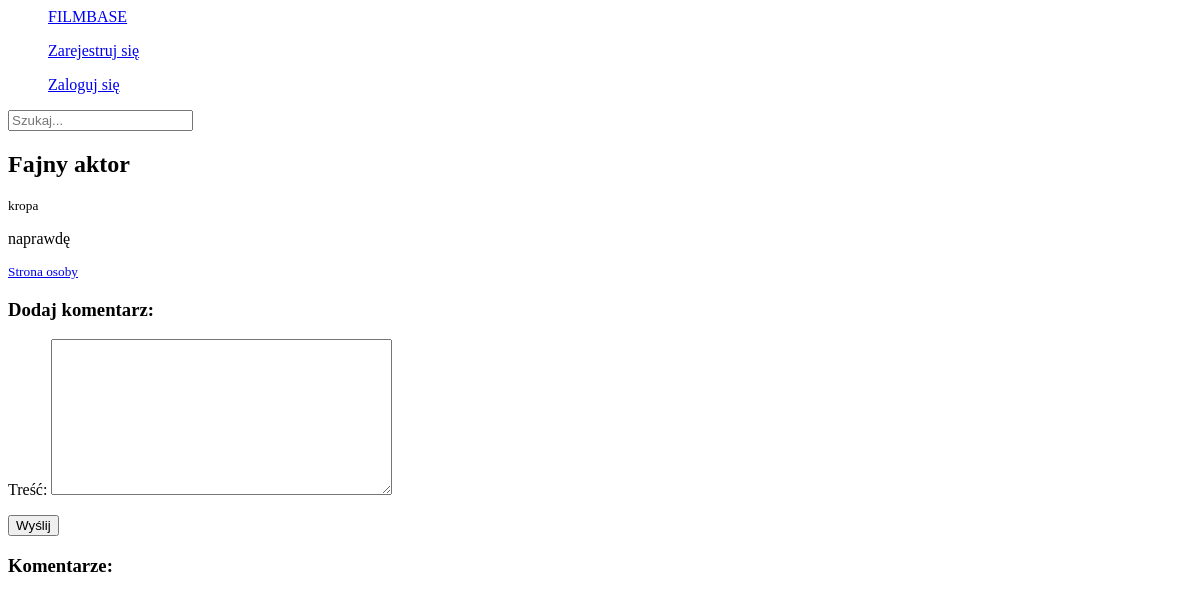
/discussion/colin-farrell/fajny-aktor/, run on an earlier commit of the app's database.
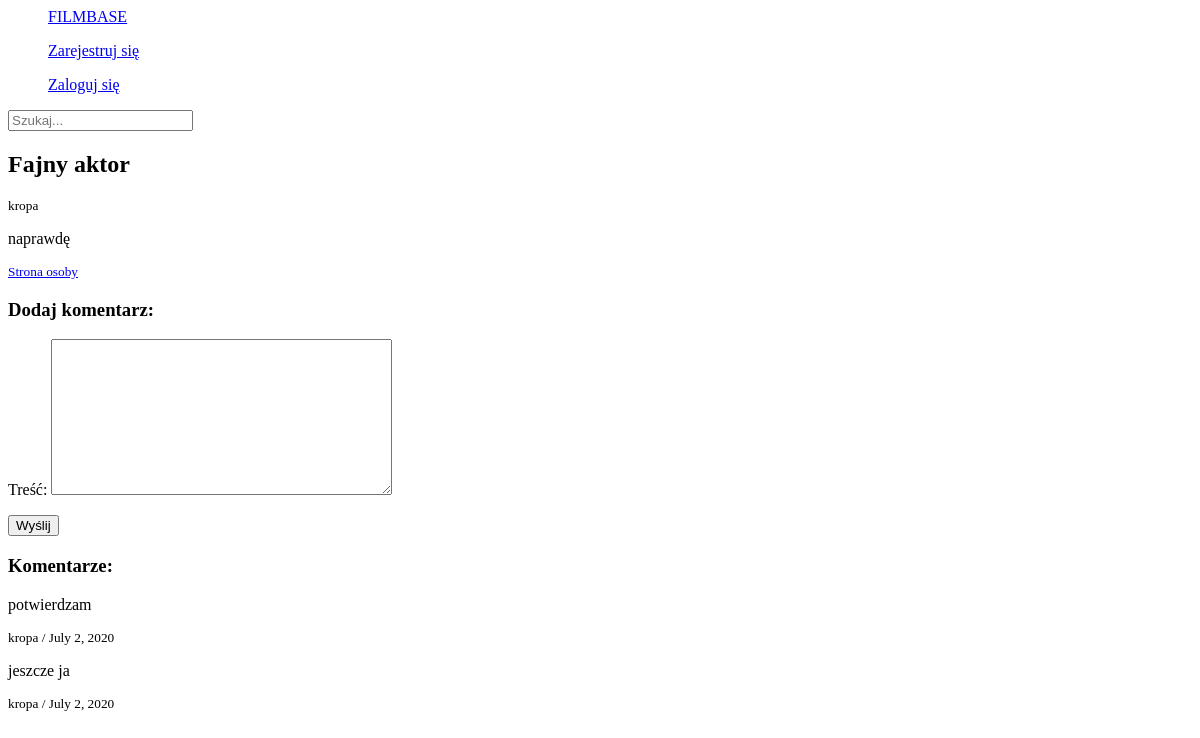
And on a later commit of the database.
### comments/models.py (models this page shows)
class Comment(models.Model):
    author = models.ForeignKey(User, on_delete=models.CASCADE)
    content = models.TextField(blank=False, null=False, max_length=500, verbose_name='Treść')
    date_of_create = models.DateField(auto_now=True, blank=False, null=False)
    post = models.ForeignKey(Post, on_delete=models.CASCADE, null=True)
    topic = models.ForeignKey(Topic, on_delete=models.CASCADE, null=True)

### comments/views.py (the view, shortened to what this page needs)
# urls.py: path('<slug:slug>/<slug:topic_slug>/', TopicDetailView.as_view(), name='detail_topic'),
class TopicDetailView(FormMixin, DetailView):
    model = Topic
    context_object_name = 'topic'
    template_name = 'comments/detail_topic.html'
    form_class = CommentForm
    def get_object(self):
        topic = Topic.objects.filter(
            Q(movie__slug=self.kwargs['slug'])|
            Q(person__slug=self.kwargs['slug'])
        ).filter(slug=self.kwargs['topic_slug']).first()
        return topic
    def get_context_data(self, **kwargs):
        context = super(TopicDetailView, self).get_context_data(**kwargs)
        context['form'] = CommentForm(initial={'topic':self.object})
        return context

### comments/forms.py
class CommentForm(forms.ModelForm):
    class Meta:
        model = Comment
        fields = ('content',)

### comments/templates/comments/detail_topic.html (shortened to what this page needs)
{% extends 'users/base.html' %}
{% block content %}
    <h2>{{ topic.title }}</h2>
    <small>{{ topic.author }}</small>
    <p>{{ topic.content }}</p>
    {% if topic.movie %}
        <small><a href="{% url 'detail_movie' slug=topic.movie.slug %}">Strona filmu</a></small>
    {% elif topic.person %}
        <small><a href="{% url 'detail_person' slug=topic.person.slug %}">Strona osoby</a></small>
    {% endif %}
    <h3>Dodaj komentarz:</h3>
    <form action="" method="POST">
        {{ form.as_p }}
        <button type="submit">Wyślij</button>
    </form>
    <h3>Komentarze:</h3>
    {% for comment in topic.comment_set.all %}
        <p>{{ comment.content }}</p>
        <small>{{ comment.author }} / {{ comment.date_of_create }}</small>
    {% endfor %}
{% endblock %}

What changed in the data, as far as the page shows it:
added Comment: content "potwierdzam", author "kropa", date_of_create "July 2, 2020"
added Comment: content "jeszcze ja", author "kropa", date_of_create "July 2, 2020"
